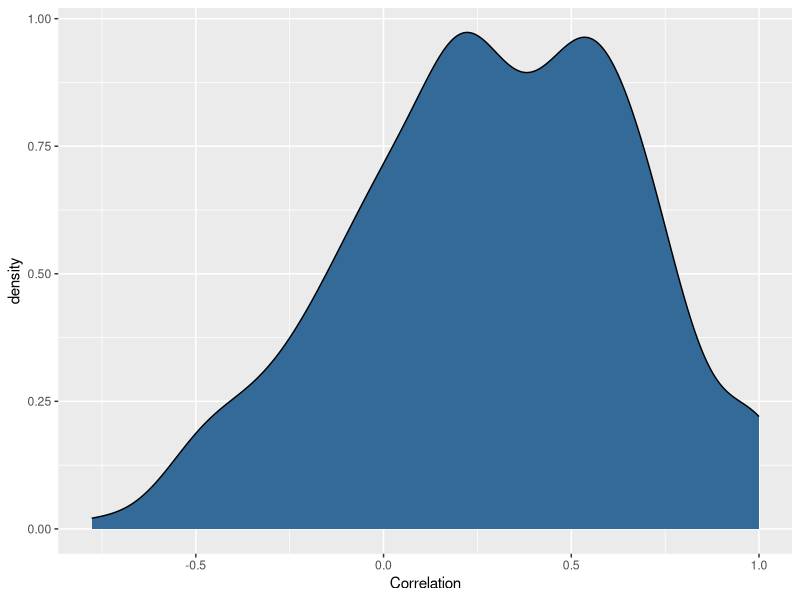

Here is the R script that generated this plot: (Note: this script raises an error after producing the figure.)
# File-Name:       chapter08.R           
# Date:            2012-02-10                                
# Author:          Drew Conway (drew.conway@nyu.edu) and John Myles White (jmw@johnmyleswhite.com)                                                                    
# Purpose:         
# Data Used:       data/DJI.csv, data/stock_prices.csv
# Packages Used:   ggplot2, lubridate, reshape

# All source code is copyright (c) 2012, under the Simplified BSD License.  
# For more information on FreeBSD see: http://www.opensource.org/licenses/bsd-license.php

# All images and materials produced by this code are licensed under the Creative Commons 
# Attribution-Share Alike 3.0 United States License: http://creativecommons.org/licenses/by-sa/3.0/us/

# All rights reserved.

# NOTE: If you are running this in the R console you must use the 'setwd' command to set the 
# working directory for the console to whereever you have saved this file prior to running.
# Otherwise you will see errors when loading data or saving figures!

library('ggplot2')

# First code snippet
prices <- read.csv(file.path('data', 'stock_prices.csv'))

prices[1, ]
# Date Stock Close
#1 2011-05-25 DTE 51.12

# Second code snippet
library('lubridate')

prices <- transform(prices, Date = ymd(Date))

# Third code snippet
library('reshape')

date.stock.matrix <- cast(prices, Date ~ Stock, value = 'Close')

# Fourth code snippet
prices <- subset(prices, Date != ymd('2002-02-01'))
prices <- subset(prices, Stock != 'DDR')

date.stock.matrix <- cast(prices, Date ~ Stock, value = 'Close')

# Fifth code snippet
cor.matrix <- cor(date.stock.matrix[,2:ncol(date.stock.matrix)])
correlations <- as.numeric(cor.matrix)

ggplot(data.frame(Correlation = correlations),
  aes(x = Correlation, fill = 1)) +
  geom_density() +
  theme(legend.position = 'none')

# Sixth code snippet
pca <- princomp(date.stock.matrix[,2:ncol(date.stock.matrix)])

# Seventh code snippet
#Call:
#princomp(x = date.stock.matrix[, 2:ncol(date.stock.matrix)])
#Standard deviations:
#Comp.1 Comp.2 Comp.3 Comp.4 Comp.5 Comp.6 Comp.7
#29.1001249 20.4403404 12.6726924 11.4636450 8.4963820 8.1969345 5.5438308
#Comp.8 Comp.9 Comp.10 Comp.11 Comp.12 Comp.13 Comp.14
#5.1300931 4.7786752 4.2575099 3.3050931 2.6197715 2.4986181 2.1746125
#Comp.15 Comp.16 Comp.17 Comp.18 Comp.19 Comp.20 Comp.21
#1.9469475 1.8706240 1.6984043 1.6344116 1.2327471 1.1280913 0.9877634
#Comp.22 Comp.23 Comp.24
#0.8583681 0.7390626 0.4347983
#24 variables and 2366 observations.

# Eighth code snippet
principal.component <- pca$loadings[, 1]

# Ninth code snippet
loadings <- as.numeric(principal.component)

ggplot(data.frame(Loading = loadings),
  aes(x = Loading, fill = 1)) +
  geom_density() +
  them(legend.position = 'none')

# Tenth code snippet
market.index <- predict(pca)[, 1]

# Eleventh code snippet
dji.prices <- read.csv(file.path('data', 'DJI.csv'))
dji.prices <- transform(dji.prices, Date = ymd(Date))

# Twelfth code snippet
dji.prices <- subset(dji.prices, Date > ymd('2001-12-31'))
dji.prices <- subset(dji.prices, Date != ymd('2002-02-01'))

# Thirteenth code snippet
dji <- with(dji.prices, rev(Close))
dates <- with(dji.prices, rev(Date))

# Fourteenth code snippet
comparison <- data.frame(Date = dates,
                         MarketIndex = market.index,
                         DJI = dji)

ggplot(comparison, aes(x = MarketIndex, y = DJI)) +
  geom_point() +
  geom_smooth(method = 'lm', se = FALSE)

# Fifteenth code snippet
comparison <- transform(comparison, MarketIndex = -1 * MarketIndex)

# Sixteenth code snippet
ggplot(comparison, aes(x = MarketIndex, y = DJI)) +
  geom_point() +
  geom_smooth(method = 'lm', se = FALSE)

# Seventeenth code snippet
alt.comparison <- melt(comparison, id.vars = 'Date')

names(alt.comparison) <- c('Date', 'Index', 'Price')

ggplot(alt.comparison,
       aes(x = Date, y = Price, group = Index, color = Index)) +
  geom_point() +
  geom_line()

# Eighteenth code snippet
comparison <- transform(comparison, MarketIndex = scale(MarketIndex))
comparison <- transform(comparison, DJI = scale(DJI))

alt.comparison <- melt(comparison, id.vars = 'Date')

names(alt.comparison) <- c('Date', 'Index', 'Price')

ggplot(alt.comparison, aes(x = Date, y = Price, group = Index, color = Index)) +
  geom_point() +
  geom_line()
